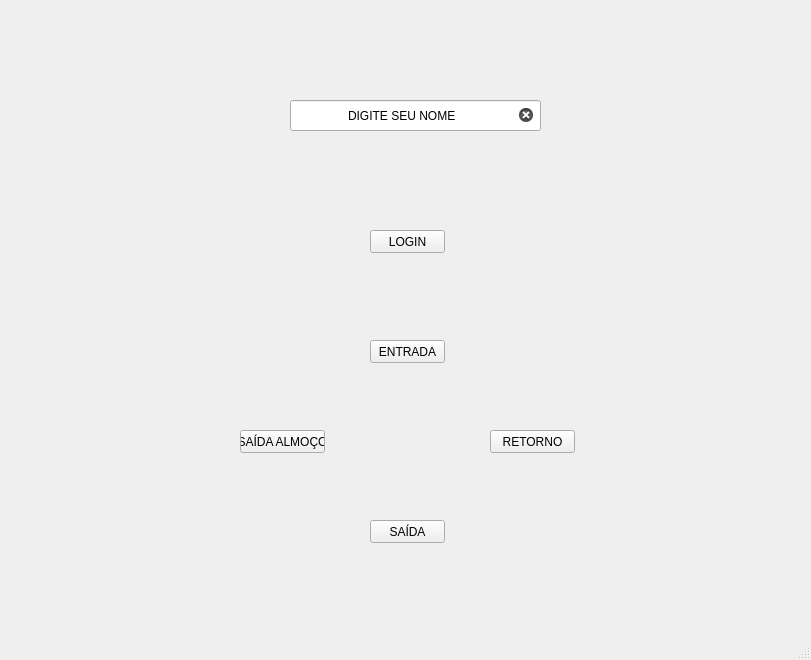
<?xml version="1.0" encoding="UTF-8"?>
<ui version="4.0">
 <class>Ponto</class>
 <widget class="QMainWindow" name="Ponto">
  <property name="windowModality">
   <enum>Qt::WindowModal</enum>
  </property>
  <property name="enabled">
   <bool>true</bool>
  </property>
  <property name="geometry">
   <rect>
    <x>0</x>
    <y>0</y>
    <width>811</width>
    <height>660</height>
   </rect>
  </property>
  <property name="windowTitle">
   <string>Sistema Ponto</string>
  </property>
  <property name="toolTip">
   <string/>
  </property>
  <property name="statusTip">
   <string/>
  </property>
  <property name="layoutDirection">
   <enum>Qt::LeftToRight</enum>
  </property>
  <widget class="QWidget" name="centralwidget">
   <widget class="QLabel" name="label">
    <property name="geometry">
     <rect>
      <x>0</x>
      <y>0</y>
      <width>814</width>
      <height>660</height>
     </rect>
    </property>
    <property name="autoFillBackground">
     <bool>false</bool>
    </property>
    <property name="text">
     <string/>
    </property>
    <property name="pixmap">
     <pixmap>5125962.jpg</pixmap>
    </property>
   </widget>
   <widget class="QLabel" name="label_2">
    <property name="geometry">
     <rect>
      <x>0</x>
      <y>0</y>
      <width>211</width>
      <height>51</height>
     </rect>
    </property>
    <property name="text">
     <string/>
    </property>
    <property name="pixmap">
     <pixmap>png guiando (2).png</pixmap>
    </property>
   </widget>
   <widget class="QPushButton" name="pushButton">
    <property name="geometry">
     <rect>
      <x>370</x>
      <y>340</y>
      <width>75</width>
      <height>23</height>
     </rect>
    </property>
    <property name="styleSheet">
     <string notr="true"/>
    </property>
    <property name="text">
     <string>ENTRADA</string>
    </property>
   </widget>
   <widget class="QLineEdit" name="lineEdit">
    <property name="geometry">
     <rect>
      <x>290</x>
      <y>100</y>
      <width>251</width>
      <height>31</height>
     </rect>
    </property>
    <property name="tabletTracking">
     <bool>false</bool>
    </property>
    <property name="autoFillBackground">
     <bool>false</bool>
    </property>
    <property name="styleSheet">
     <string notr="true">font: 75 12pt &quot;Verdana&quot;;</string>
    </property>
    <property name="text">
     <string>DIGITE SEU NOME</string>
    </property>
    <property name="maxLength">
     <number>30000</number>
    </property>
    <property name="frame">
     <bool>true</bool>
    </property>
    <property name="alignment">
     <set>Qt::AlignCenter</set>
    </property>
    <property name="dragEnabled">
     <bool>false</bool>
    </property>
    <property name="readOnly">
     <bool>false</bool>
    </property>
    <property name="clearButtonEnabled">
     <bool>true</bool>
    </property>
   </widget>
   <widget class="QPushButton" name="pushButton_2">
    <property name="geometry">
     <rect>
      <x>240</x>
      <y>430</y>
      <width>85</width>
      <height>23</height>
     </rect>
    </property>
    <property name="styleSheet">
     <string notr="true"/>
    </property>
    <property name="text">
     <string>SAÍDA ALMOÇO</string>
    </property>
   </widget>
   <widget class="QPushButton" name="pushButton_4">
    <property name="geometry">
     <rect>
      <x>370</x>
      <y>520</y>
      <width>75</width>
      <height>23</height>
     </rect>
    </property>
    <property name="styleSheet">
     <string notr="true"/>
    </property>
    <property name="text">
     <string>SAÍDA</string>
    </property>
   </widget>
   <widget class="QPushButton" name="pushButton_5">
    <property name="geometry">
     <rect>
      <x>370</x>
      <y>230</y>
      <width>75</width>
      <height>23</height>
     </rect>
    </property>
    <property name="styleSheet">
     <string notr="true"/>
    </property>
    <property name="text">
     <string>LOGIN</string>
    </property>
   </widget>
   <widget class="QPushButton" name="pushButton_3">
    <property name="geometry">
     <rect>
      <x>490</x>
      <y>430</y>
      <width>85</width>
      <height>23</height>
     </rect>
    </property>
    <property name="styleSheet">
     <string notr="true"/>
    </property>
    <property name="text">
     <string>RETORNO</string>
    </property>
   </widget>
   <widget class="QLabel" name="label_3">
    <property name="geometry">
     <rect>
      <x>380</x>
      <y>190</y>
      <width>51</width>
      <height>41</height>
     </rect>
    </property>
    <property name="text">
     <string/>
    </property>
    <property name="pixmap">
     <pixmap>icones/user.png</pixmap>
    </property>
    <property name="scaledContents">
     <bool>true</bool>
    </property>
   </widget>
   <widget class="QLabel" name="label_4">
    <property name="geometry">
     <rect>
      <x>370</x>
      <y>280</y>
      <width>71</width>
      <height>61</height>
     </rect>
    </property>
    <property name="text">
     <string/>
    </property>
    <property name="pixmap">
     <pixmap>icones/ponto.png</pixmap>
    </property>
    <property name="scaledContents">
     <bool>true</bool>
    </property>
   </widget>
   <widget class="QLabel" name="label_5">
    <property name="geometry">
     <rect>
      <x>250</x>
      <y>380</y>
      <width>61</width>
      <height>51</height>
     </rect>
    </property>
    <property name="text">
     <string/>
    </property>
    <property name="pixmap">
     <pixmap>icones/lunch.png</pixmap>
    </property>
    <property name="scaledContents">
     <bool>true</bool>
    </property>
   </widget>
   <widget class="QLabel" name="label_6">
    <property name="geometry">
     <rect>
      <x>500</x>
      <y>380</y>
      <width>61</width>
      <height>51</height>
     </rect>
    </property>
    <property name="text">
     <string/>
    </property>
    <property name="pixmap">
     <pixmap>icones/return-to-the-past.png</pixmap>
    </property>
    <property name="scaledContents">
     <bool>true</bool>
    </property>
   </widget>
   <widget class="QLabel" name="label_7">
    <property name="geometry">
     <rect>
      <x>370</x>
      <y>460</y>
      <width>71</width>
      <height>61</height>
     </rect>
    </property>
    <property name="text">
     <string/>
    </property>
    <property name="pixmap">
     <pixmap>icones/handshake.png</pixmap>
    </property>
    <property name="scaledContents">
     <bool>true</bool>
    </property>
   </widget>
   <zorder>label</zorder>
   <zorder>pushButton_4</zorder>
   <zorder>pushButton_2</zorder>
   <zorder>pushButton</zorder>
   <zorder>pushButton_5</zorder>
   <zorder>label_2</zorder>
   <zorder>lineEdit</zorder>
   <zorder>pushButton_3</zorder>
   <zorder>label_3</zorder>
   <zorder>label_4</zorder>
   <zorder>label_5</zorder>
   <zorder>label_6</zorder>
   <zorder>label_7</zorder>
  </widget>
  <widget class="QStatusBar" name="statusbar"/>
 </widget>
 <resources>
  <include location="icons.qrc"/>
 </resources>
 <connections/>
</ui>
